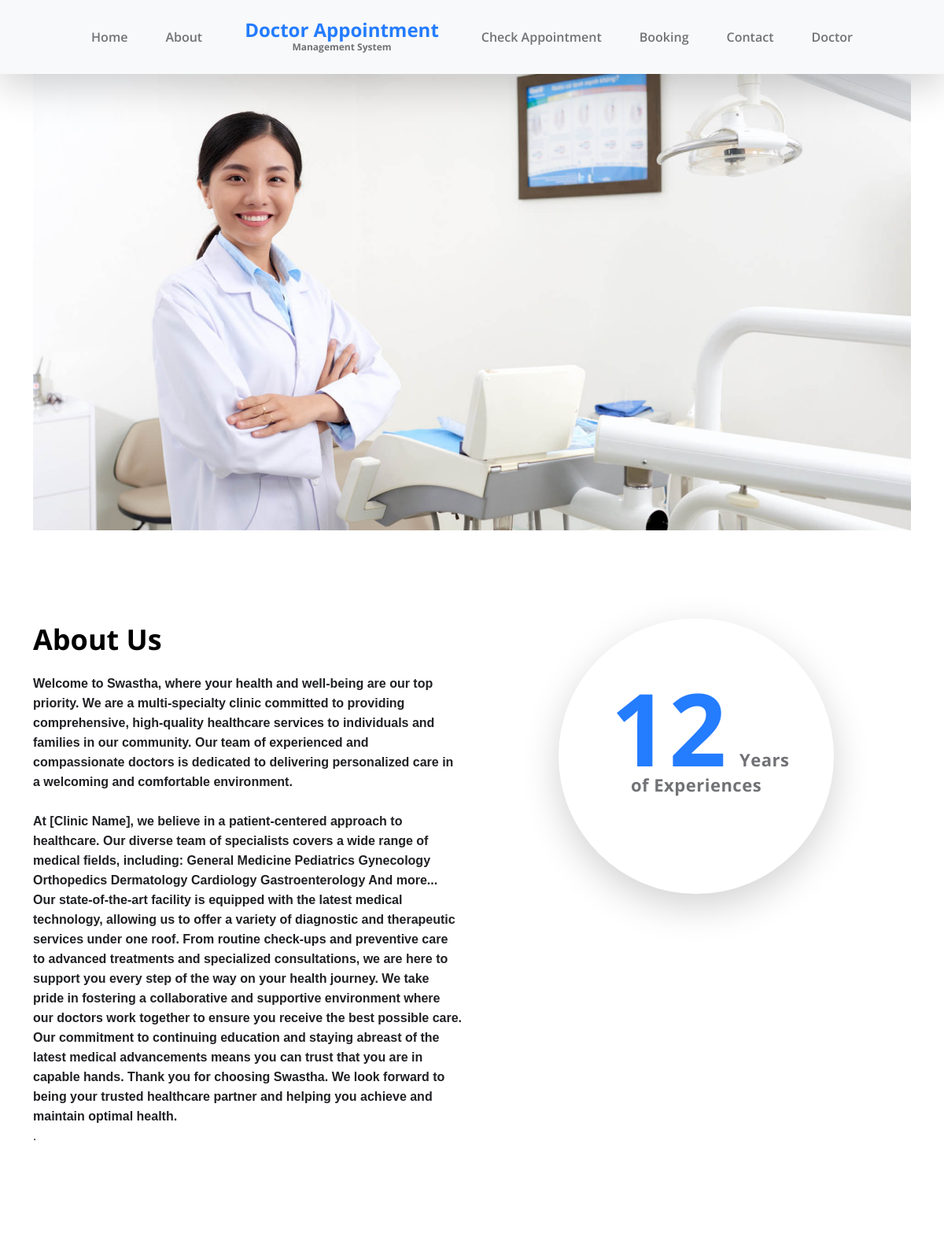
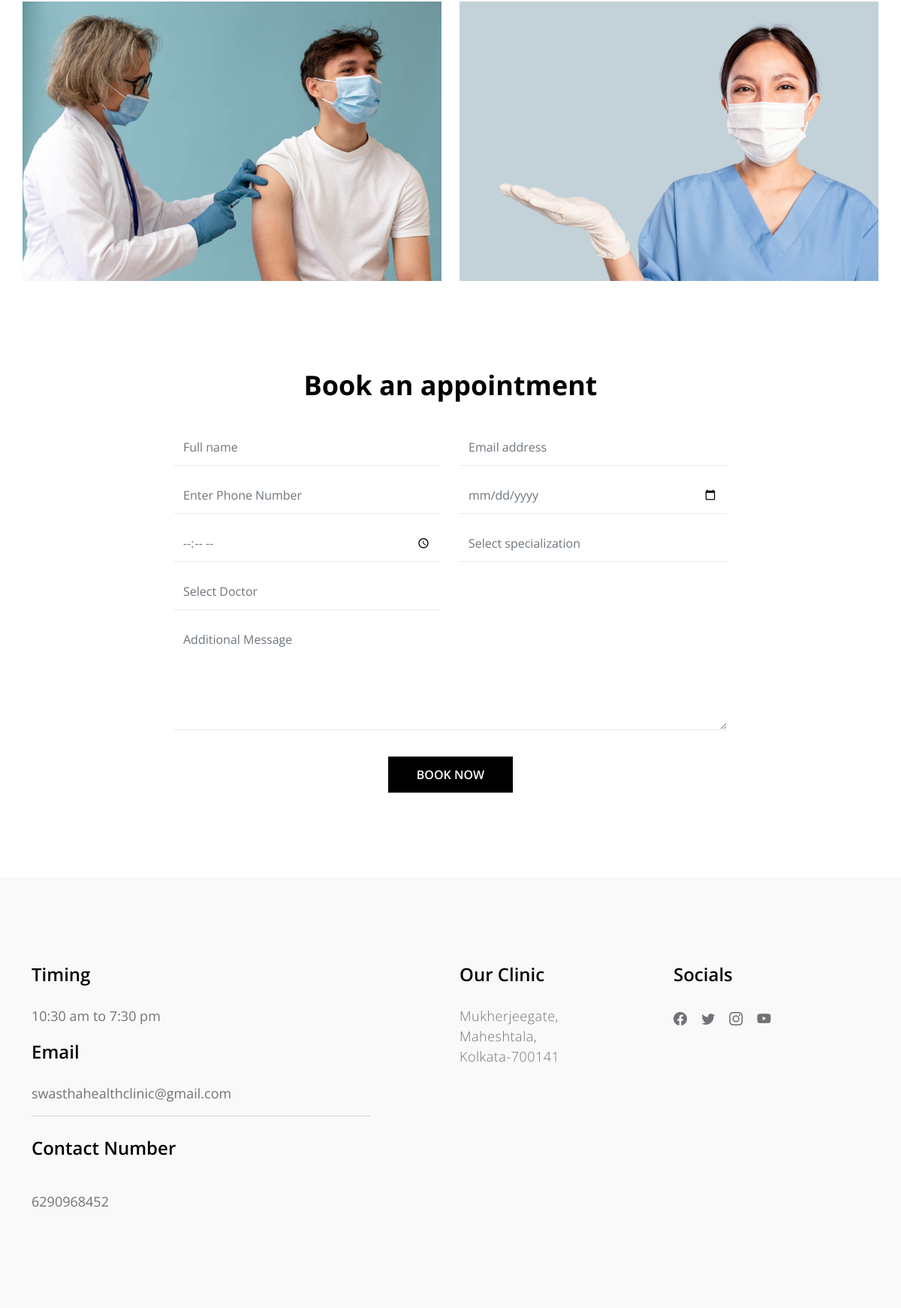
Screenshot of /dams/index.php with the database file from the repository (2 pictures, top to bottom).
### tables this page shows
CREATE TABLE `tblpage` (
  `ID` int(10) NOT NULL,
  `PageType` varchar(200) DEFAULT NULL,
  `PageTitle` mediumtext DEFAULT NULL,
  `PageDescription` mediumtext DEFAULT NULL,
  `Email` varchar(200) DEFAULT NULL,
  `MobileNumber` bigint(10) DEFAULT NULL,
  `UpdationDate` date DEFAULT NULL,
  `Timing` varchar(200) NOT NULL
);

### dams/index.php (the view, shortened to what this page needs)
<?php
include('doctor/includes/dbconnection.php');
?>
<!doctype html>
<html lang="en">
    <head>
        <link href="css/bootstrap.min.css" rel="stylesheet">
        <link href="css/bootstrap-icons.css" rel="stylesheet">
        <link href="css/owl.carousel.min.css" rel="stylesheet">
        <link href="css/owl.theme.default.min.css" rel="stylesheet">
        <link href="css/templatemo-medic-care.css" rel="stylesheet">
    </head>
    <body id="top">
        <main>
            <?php include_once('includes/header.php');?>
            <section class="hero" id="hero">
                <div class="container">
                    <div class="row">
                        <div class="col-12">
                            <div id="myCarousel" class="carousel slide carousel-fade" data-bs-ride="carousel">
                                <div class="carousel-inner">
                                    <div class="carousel-item">
                                        <img src="images/slider/young-asian-female-dentist-white-coat-posing-clinic-equipment.jpg" class="img-fluid" alt="">
                                    </div>
                                </div>
                            </div>
                        </div>
                    </div>
                </div>
            </section>
            <section class="section-padding" id="about">
                <div class="container">
                    <div class="row">
                        <div class="col-lg-6 col-md-6 col-12">
                            <?php
$sql="SELECT * from tblpage where PageType='aboutus'";
$query = $dbh -> prepare($sql);
$query->execute();
$results=$query->fetchAll(PDO::FETCH_OBJ);
$cnt=1;
if($query->rowCount() > 0)
{
foreach($results as $row)
{               ?>
                            <h2 class="mb-lg-3 mb-3"><?php  echo htmlentities($row->PageTitle);?></h2>
                            <p><?php  echo ($row->PageDescription);?>.</p>
                           <?php $cnt=$cnt+1;}} ?>
                        </div>
                        <div class="col-lg-4 col-md-5 col-12 mx-auto">
                            <div class="featured-circle bg-white shadow-lg d-flex justify-content-center align-items-center">
                                <p class="featured-text"><span class="featured-number">12</span> Years<br> of Experiences</p>
                            </div>
                        </div>
                    </div>
                </div>
            </section>
            <section class="gallery">
                <div class="container">
                    <div class="row">
                        <div class="col-lg-6 col-6 ps-0">
                            <img src="images/gallery/medium-shot-man-getting-vaccine.jpg" class="img-fluid galleryImage" alt="get a vaccine" title="get a vaccine for yourself">
                        </div>
                        <div class="col-lg-6 col-6 pe-0">
                            <img src="images/gallery/female-doctor-with-presenting-hand-gesture.jpg" class="img-fluid galleryImage" alt="wear a mask" title="wear a mask to protect yourself">
                        </div>
                    </div>
                </div>
            </section>
            <section class="section-padding" id="booking">
                <div class="container">
                    <div class="row">
                        <div class="col-lg-8 col-12 mx-auto">
                            <div class="booking-form">
                                <h2 class="text-center mb-lg-3 mb-2">Book an appointment</h2>
                                <form role="form" method="post">
                                    <div class="row">
                                        <div class="col-lg-6 col-12">
                                            <input type="text" name="name" id="name" class="form-control" placeholder="Full name" required='true'>
                                        </div>
                                        <div class="col-lg-6 col-12">
                                            <input type="email" name="email" id="email" pattern="[^ @]*@[^ @]*" class="form-control" placeholder="Email address" required='true'>
                                        </div>
                                        <div class="col-lg-6 col-12">
                                            <input type="telephone" name="phone" id="phone" class="form-control" placeholder="Enter Phone Number" maxlength="10">
                                        </div>
                                        <div class="col-lg-6 col-12">
                                            <input type="date" name="date" id="date" value="" class="form-control">
                                        </div>
                                            <div class="col-lg-6 col-12">
                                            <input type="time" name="time" id="time" value="" class="form-control">
                                        </div>
    <div class="col-lg-6 col-12">
<select onChange="getdoctors(this.value);"  name="specialization" id="specialization" class="form-control" required>
<option value="">Select specialization</option>
</select>
</div>
    <div class="col-lg-6 col-12">
<select name="doctorlist" id="doctorlist" class="form-control">
<option value="">Select Doctor</option>
</select>
</div>
                                        <div class="col-12">
                                            <textarea class="form-control" rows="5" id="message" name="message" placeholder="Additional Message"></textarea>
                                        </div>
                                        <div class="col-lg-3 col-md-4 col-6 mx-auto">
                                            <button type="submit" class="form-control" name="submit" id="submit-button">Book Now</button>
                                        </div>
                                    </div>
                                </form>
                            </div>
                        </div>
                    </div>
                </div>
            </section>
        </main>
        <?php include_once('includes/footer.php');?>
    </body>
</html>

### dams/includes/header.php (shortened to what this page needs)
<nav class="navbar navbar-expand-lg bg-light fixed-top shadow-lg">
                <div class="container">
                    <div class="collapse navbar-collapse" id="navbarNav">
                        <ul class="navbar-nav mx-auto">
                            <li class="nav-item active">
                                <a class="nav-link" href="index.php">Home</a>
                            </li>
                            <li class="nav-item">
                                <a class="nav-link" href="#about">About</a>
                            </li>
                            <a class="navbar-brand d-none d-lg-block" href="index.php">
                                Doctor Appointment
                                <strong class="d-block">Management System</strong>
                            </a>
                            <li class="nav-item">
                                <a class="nav-link" href="check-appointment.php">Check Appointment</a>
                            </li>
                            <li class="nav-item">
                                <a class="nav-link" href="#booking">Booking</a>
                            </li>
                            <li class="nav-item">
                                <a class="nav-link" href="#contact">Contact</a>
                            </li>
                             <li class="nav-item active">
                                <a class="nav-link" href="doctor/login.php">Doctor</a>
                            </li>
                        </ul>
                    </div>
                </div>
            </nav>

### dams/includes/footer.php (shortened to what this page needs)
<footer class="site-footer section-padding" id="contact">
            <div class="container">
                <div class="row">
                    <div class="col-lg-5 me-auto col-12">
                        <?php
$sql="SELECT * from tblpage where PageType='contactus'";
$query = $dbh -> prepare($sql);
$query->execute();
$results=$query->fetchAll(PDO::FETCH_OBJ);
$cnt=1;
if($query->rowCount() > 0)
{
foreach($results as $row)
{               ?>
                        <h5 class="mb-lg-4 mb-3">Timing</h5>
                        <ul class="list-group list-group-flush">
                            <li class="list-group-item d-flex">
                                <?php  echo ($row->Timing);?>
                            </li></ul>
                            <h5 class="mb-lg-4 mb-3">Email</h5>
                            <ul class="list-group list-group-flush">
                            <li class="list-group-item d-flex">
                                <?php  echo ($row->Email);?></li>
                                <br>
                                 <h5 class="mb-lg-4 mb-3">Contact Number</h5>
                            <li class="list-group-item d-flex">
                                <?php  echo ($row->MobileNumber);?></li>
                        </ul>
                    </div>
                    <div class="col-lg-2 col-md-6 col-12 my-4 my-lg-0">
                        <h5 class="mb-lg-4 mb-3">Our Clinic</h5>
                        <p><?php  echo ($row->PageDescription);?></p>
                    </div>
<?php $cnt=$cnt+1;}} ?>
                    <div class="col-lg-3 col-md-6 col-12 ms-auto">
                        <h5 class="mb-lg-4 mb-2">Socials</h5>
                        <ul class="social-icon">
                            <li><a href="#" class="social-icon-link bi-facebook"></a></li>
                            <li><a href="#" class="social-icon-link bi-twitter"></a></li>
                            <li><a href="#" class="social-icon-link bi-instagram"></a></li>
                            <li><a href="#" class="social-icon-link bi-youtube"></a></li>
                        </ul>
                    </div>
                </div>
        </footer>

### dams/css/templatemo-medic-care.css (style rules this page uses)
:root { --white-color: #FFFFFF; --primary-color: #247cff; --section-bg-color: #F9F9F9; --dark-color: #000000; --title-color: #565758; --p-color: #717275; --border-color: #eaeaea; --body-font-family: 'Open Sans', sans-serif; --h1-font-size: 48px; --h2-font-size: 36px; --h3-font-size: 32px; --h4-font-size: 28px; --h5-font-size: 24px; --h6-font-size: 22px; --p-font-size: 18px; --menu-font-size: 16px; --font-weight-light: 300; --font-weight-normal: 400; --font-weight-semibold: 600; --font-weight-bold: 700; }
body { background: var(--white-color); font-family: var(--body-font-family); position: relative; padding-top: 94px; }
h2, h3, h4, h5, h6 { color: var(--dark-color); line-height: inherit; }
h1, h2, h3, h4, h5, h6 { font-weight: var(--font-weight-semibold); }
h1, h2 { font-weight: var(--font-weight-bold); }
h2 { font-size: var(--h2-font-size); }
h5 { font-size: var(--h5-font-size); }
p { color: var(--p-color); font-size: var(--p-font-size); font-weight: var(--font-weight-light); letter-spacing: 0.5px; }
a, button { touch-action: manipulation; transition: all 0.3s; }
a { color: var(--p-color); text-decoration: none; }
.section-padding { padding-top: 7rem; padding-bottom: 7rem; }
b, strong { font-weight: var(--font-weight-bold); }
.list-group-item { background-color: transparent; color: var(--p-color); font-size: var(--p-font-size); padding: 1rem 0; }
.list-group-item:first-child { padding-top: 0; }
.hero { padding-top: 0rem; }
.hero .container { position: relative; overflow: hidden; height: 580px; }
.featured-circle { border-radius: 100%; width: 350px; height: 350px; margin: 0 auto; padding: 0 20px; }
.featured-text { font-size: var(--h6-font-size); line-height: 2rem; font-weight: var(--font-weight-bold); text-align: center; margin-bottom: 0; }
.featured-number { color: var(--primary-color); font-size: 8rem; margin: 0 10px; }
.navbar { padding-top: 20px; padding-bottom: 20px; }
.navbar-brand { color: var(--primary-color); font-size: var(--h5-font-size); font-weight: var(--font-weight-bold); margin: 0 30px; padding: 0; text-align: center; }
.navbar-brand strong { color: var(--p-color); font-size: 12px; position: relative; bottom: 5px; }
.navbar-expand-lg .navbar-nav .nav-link { padding-right: 1.5rem; padding-left: 1.5rem; }
.navbar-nav .nav-link { color: var(--p-color); font-weight: var(--font-weight-semibold); font-size: var(--menu-font-size); padding-top: 15px; padding-bottom: 15px; }
.booking-form .form-control { background: transparent; border-radius: 0; border: 0; border-bottom: 1px solid var(--border-color); color: #6c757d; font-weight: var(--font-weight-normal); padding-top: 12px; padding-bottom: 12px; margin-top: 15px; transition: all 0.3s; }
.booking-form #submit-button { background: var(--dark-color); border-bottom: 0; font-weight: var(--font-weight-semibold); color: var(--white-color); text-transform: uppercase; margin-top: 35px; }
.site-footer { background: var(--section-bg-color); }
.social-icon { margin: 0; padding: 0; }
.social-icon li { list-style: none; display: inline-block; vertical-align: top; transition: all 0.3s; }
.social-icon-link { font-size: var(--p-font-size); display: inline-block; vertical-align: top; margin-top: 4px; margin-bottom: 4px; margin-right: 15px; }

### rows the page displays
tblpage: PageTitle "About Us", PageDescription "Welcome to Swastha, where your health and well-being are our top priority. We are a multi-specialty clinic committed to providing comprehensive, high-quality healthcare services to individuals and families in our community. Our team of experienced and compassionate doctors is dedicated to delivering personalized care in a welcoming and comfortable environment. At [Clinic Name], we believe in a patient-centered approach to healthcare. Our diverse team of specialists covers a wide range of medical fields, including: General Medicine Pediatrics Gynecology Orthopedics Dermatology Cardiology Gastroenterology And more... Our state-of-the-art facility is equipped with the latest medical…"
tblpage: Timing "10:30 am to 7:30 pm", Email "swasthahealthclinic@gmail.com", MobileNumber "6290968452", PageDescription "Mukherjeegate, Maheshtala, Kolkata-700141"
